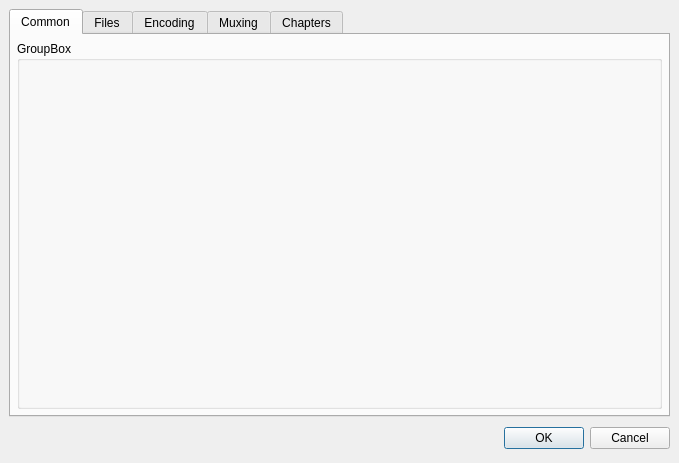
<ui version="4.0" >
 <author></author>
 <comment></comment>
 <exportmacro></exportmacro>
 <class>TTSettingsDialog</class>
 <widget class="QDialog" name="TTSettingsDialog" >
  <property name="geometry" >
   <rect>
    <x>0</x>
    <y>0</y>
    <width>679</width>
    <height>463</height>
   </rect>
  </property>
  <property name="windowTitle" >
   <string>TTCut - Settings</string>
  </property>
  <layout class="QGridLayout" >
   <property name="margin" >
    <number>9</number>
   </property>
   <property name="spacing" >
    <number>6</number>
   </property>
   <item row="0" column="0" >
    <widget class="QTabWidget" name="settingsTab" >
     <property name="tabShape" >
      <enum>QTabWidget::Rounded</enum>
     </property>
     <widget class="QWidget" name="tabCommon" >
      <attribute name="title" >
       <string>Common</string>
      </attribute>
      <attribute name="icon" >
       <iconset resource="ttsettingsdialog.qrc" >:/pixmaps/pixmaps/settings_18.xpm</iconset>
      </attribute>
      <layout class="QGridLayout" >
       <property name="margin" >
        <number>6</number>
       </property>
       <property name="spacing" >
        <number>6</number>
       </property>
       <item row="0" column="0" >
        <widget class="TTCutSettingsCommon" name="commonPage" >
         <property name="title" >
          <string>GroupBox</string>
         </property>
        </widget>
       </item>
      </layout>
     </widget>
     <widget class="QWidget" name="tabFiles" >
      <attribute name="title" >
       <string>Files</string>
      </attribute>
      <attribute name="icon" >
       <iconset resource="ttsettingsdialog.qrc" >:/pixmaps/pixmaps/fileopen_16.xpm</iconset>
      </attribute>
      <layout class="QGridLayout" >
       <property name="margin" >
        <number>6</number>
       </property>
       <property name="spacing" >
        <number>6</number>
       </property>
       <item row="0" column="0" >
        <widget class="TTCutSettingsFiles" name="filesPage" >
         <property name="title" >
          <string>GroupBox</string>
         </property>
        </widget>
       </item>
      </layout>
     </widget>
     <widget class="QWidget" name="tabEncoding" >
      <attribute name="title" >
       <string>Encoding</string>
      </attribute>
      <attribute name="icon" >
       <iconset resource="ttsettingsdialog.qrc" >:/pixmaps/pixmaps/saveimage_16.xpm</iconset>
      </attribute>
      <layout class="QGridLayout" >
       <property name="margin" >
        <number>6</number>
       </property>
       <property name="spacing" >
        <number>6</number>
       </property>
       <item row="0" column="0" >
        <widget class="TTCutSettingsEncoder" name="encodingPage" >
         <property name="title" >
          <string>GroupBox</string>
         </property>
        </widget>
       </item>
      </layout>
     </widget>
     <widget class="QWidget" name="tabMuxing" >
      <attribute name="title" >
       <string>Muxing</string>
      </attribute>
      <attribute name="icon" >
       <iconset resource="ttsettingsdialog.qrc" >:/pixmaps/pixmaps/preview_18.xpm</iconset>
      </attribute>
      <layout class="QGridLayout" >
       <property name="margin" >
        <number>6</number>
       </property>
       <property name="spacing" >
        <number>6</number>
       </property>
       <item row="0" column="0" >
        <widget class="TTCutSettingsMuxer" name="muxingPage" >
         <property name="title" >
          <string>GroupBox</string>
         </property>
        </widget>
       </item>
      </layout>
     </widget>
     <widget class="QWidget" name="tabChapters" >
      <attribute name="title" >
       <string>Chapters</string>
      </attribute>
      <attribute name="icon" >
       <iconset resource="ttsettingsdialog.qrc" >:/pixmaps/pixmaps/chapter_18.xpm</iconset>
      </attribute>
      <layout class="QGridLayout" >
       <property name="margin" >
        <number>6</number>
       </property>
       <property name="spacing" >
        <number>6</number>
       </property>
       <item row="0" column="0" >
        <widget class="TTCutSettingsChapter" name="chaptersPage" >
         <property name="title" >
          <string>GroupBox</string>
         </property>
        </widget>
       </item>
      </layout>
     </widget>
    </widget>
   </item>
   <item row="1" column="0" >
    <layout class="QHBoxLayout" >
     <property name="margin" >
      <number>0</number>
     </property>
     <property name="spacing" >
      <number>6</number>
     </property>
     <item>
      <spacer>
       <property name="orientation" >
        <enum>Qt::Horizontal</enum>
       </property>
       <property name="sizeHint" >
        <size>
         <width>131</width>
         <height>31</height>
        </size>
       </property>
      </spacer>
     </item>
     <item>
      <widget class="QPushButton" name="okButton" >
       <property name="text" >
        <string>OK</string>
       </property>
      </widget>
     </item>
     <item>
      <widget class="QPushButton" name="cancelButton" >
       <property name="text" >
        <string>Cancel</string>
       </property>
      </widget>
     </item>
    </layout>
   </item>
  </layout>
 </widget>
 <pixmapfunction></pixmapfunction>
 <customwidgets>
  <customwidget>
   <class>TTCutSettingsFiles</class>
   <extends>QGroupBox</extends>
   <header>../gui/ttcutsettingsfiles.h</header>
   <container>0</container>
   <pixmap></pixmap>
  </customwidget>
  <customwidget>
   <class>TTCutSettingsEncoder</class>
   <extends>QGroupBox</extends>
   <header>../gui/ttcutsettingsencoder.h</header>
   <container>0</container>
   <pixmap></pixmap>
  </customwidget>
  <customwidget>
   <class>TTCutSettingsMuxer</class>
   <extends>QGroupBox</extends>
   <header>../gui/ttcutsettingsmuxer.h</header>
   <container>0</container>
   <pixmap></pixmap>
  </customwidget>
  <customwidget>
   <class>TTCutSettingsChapter</class>
   <extends>QGroupBox</extends>
   <header>../gui/ttcutsettingschapter.h</header>
   <container>0</container>
   <pixmap></pixmap>
  </customwidget>
  <customwidget>
   <class>TTCutSettingsCommon</class>
   <extends>QGroupBox</extends>
   <header>../gui/ttcutsettingscommon.h</header>
   <container>0</container>
   <pixmap></pixmap>
  </customwidget>
 </customwidgets>
 <resources>
  <include location="ttsettingsdialog.qrc" />
 </resources>
 <connections>
  <connection>
   <sender>okButton</sender>
   <signal>clicked()</signal>
   <receiver>TTSettingsDialog</receiver>
   <slot>accept()</slot>
   <hints>
    <hint type="sourcelabel" >
     <x>278</x>
     <y>253</y>
    </hint>
    <hint type="destinationlabel" >
     <x>96</x>
     <y>254</y>
    </hint>
   </hints>
  </connection>
  <connection>
   <sender>cancelButton</sender>
   <signal>clicked()</signal>
   <receiver>TTSettingsDialog</receiver>
   <slot>reject()</slot>
   <hints>
    <hint type="sourcelabel" >
     <x>369</x>
     <y>253</y>
    </hint>
    <hint type="destinationlabel" >
     <x>179</x>
     <y>282</y>
    </hint>
   </hints>
  </connection>
 </connections>
</ui>
